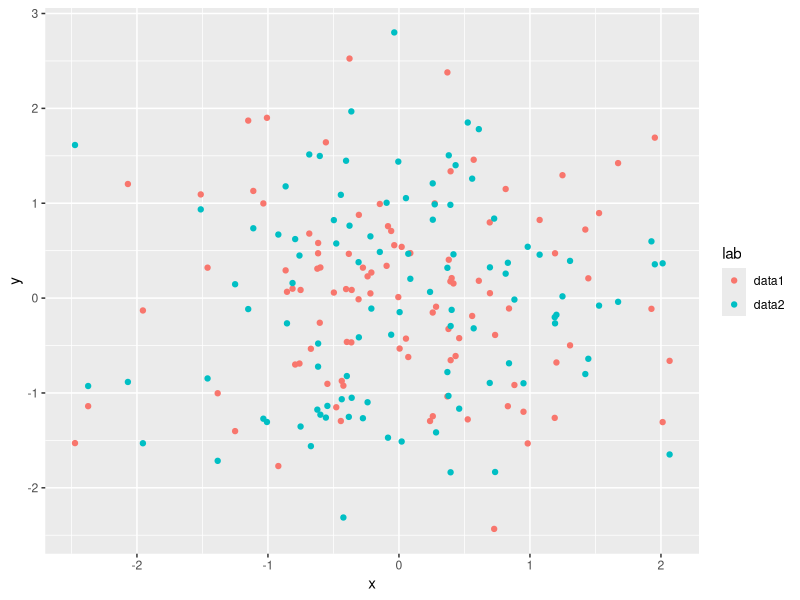

The R source for this figure:
## ---- chunk 1
knitr::opts_chunk$set(echo = TRUE)
## ---- chunk 2
library(dplyr)
library(ggplot2)

x= rnorm(100)
y1= rnorm(100)
y2=rnorm(100)

data1 <- data.frame(x=x, y=y1, lab="data1")
data2 <- data.frame(x=x, y=y2, lab="data2")

data3 <- rbind(data1,data2)

gg <- ggplot(data = data3,aes(x=x,y=y,color=lab))+
  geom_point()

print(gg)
